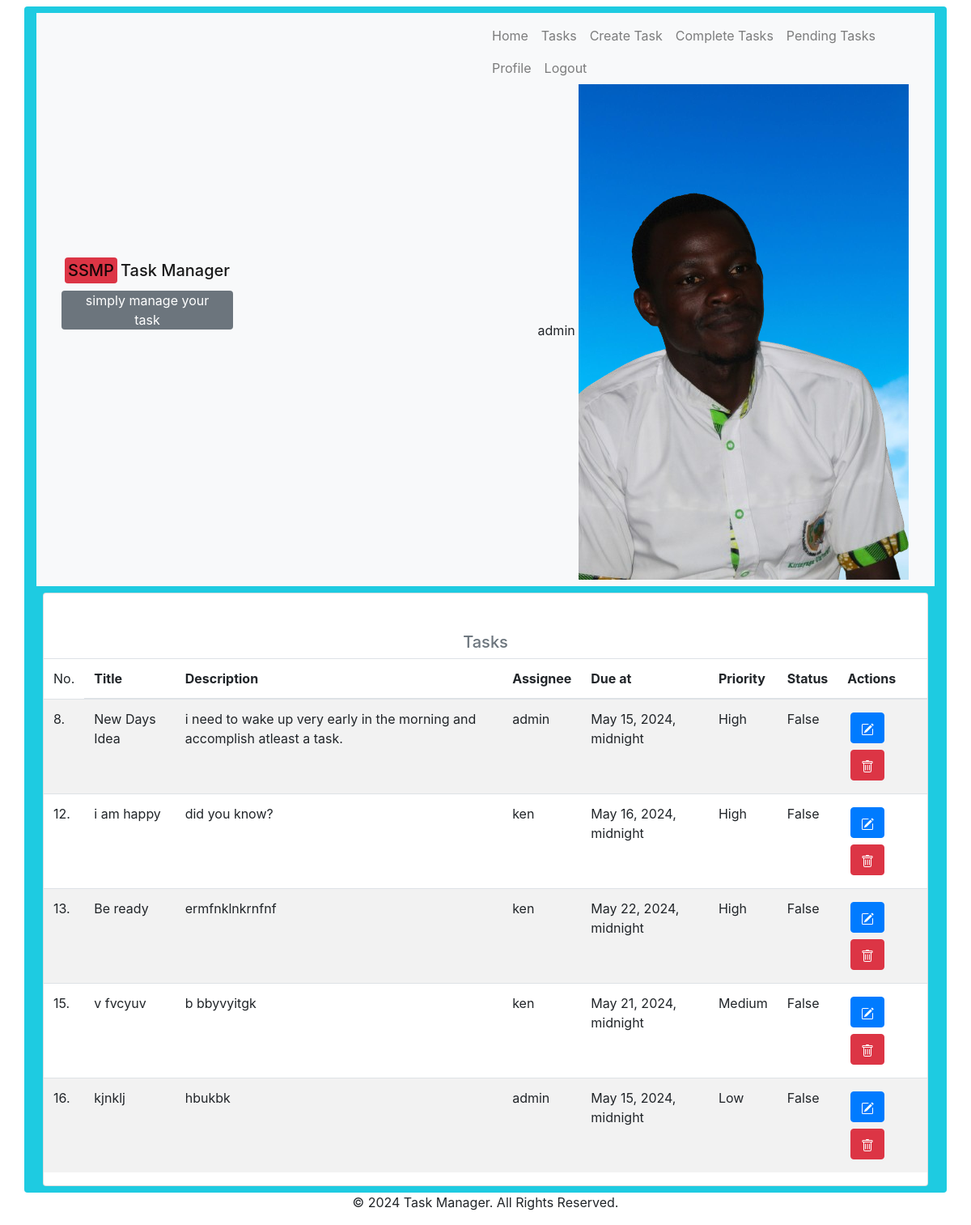
The page /server/task-list/ (signed in) on the database as committed earlier.
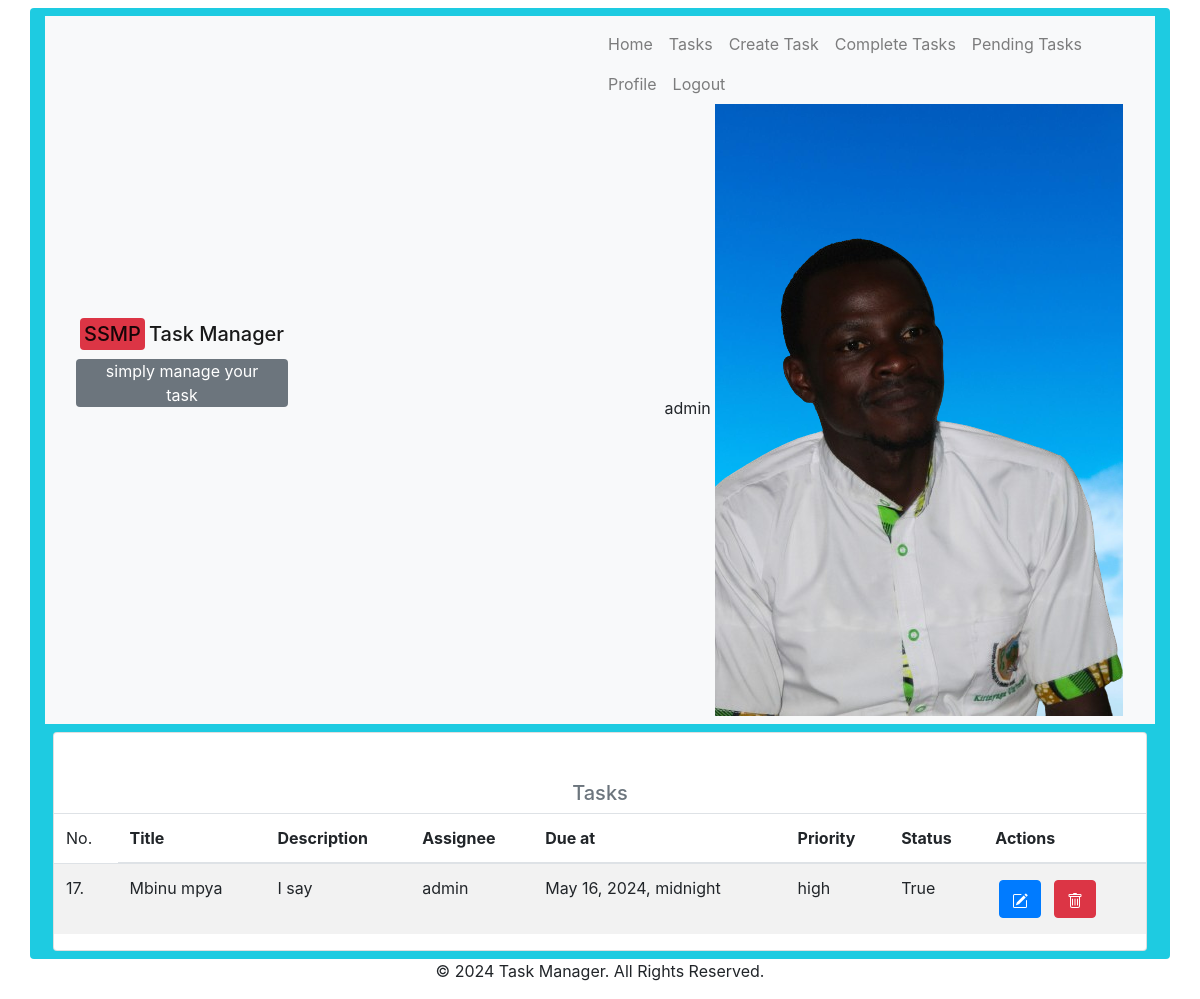
The same page on the database as committed later.
### users/models.py (models this page shows)
class user(AbstractUser):
    last_login = models.DateTimeField(auto_now=True)
    profile_picture = models.ImageField(upload_to='profile_pictures', default='default.jpg')
    phone_number = models.CharField(max_length=15, null=True)
    bio = models.TextField(null=True)
    nickname = models.CharField(max_length=20, null=True)
    def __str__(self):
        return self.username

### taskserver/models.py (models this page shows, shortened)
class Task(models.Model):
    title = models.CharField(max_length=200)
    description = models.TextField()
    due_date = models.DateTimeField()
    priority = models.CharField(max_length=20, choices=[
        ('high', 'High'),
        ('medium', 'Medium'),
        ('low', 'Low'),
    ])
    assignee = models.ForeignKey(user, on_delete=models.CASCADE)
    progress = models.IntegerField(default=0)
    completed = models.BooleanField(default=False)
    created_at = models.DateTimeField(auto_now_add=True)
    updated_at = models.DateTimeField(auto_now=True)
    file = models.FileField(upload_to='files/', blank=True, null=True)

### taskserver/views.py (the view)
# urls.py: path('task-list/', views.task_list, name='task_list'),
def task_list(request):
    tasks = Task.objects.all()
    return render(request, 'viewTasks.html', {'tasks': tasks})

### templates/viewTasks.html (shortened to what this page needs)
{% extends "base.html" %} {% block content %}
<div class="container p-2">
   {% if tasks %}
  <div class="card">
  <h5 class="text-secondary text-center pt-5">Tasks</h5>
  <table class="table table-striped" id="taskTable">
    <thead>
      <tr>
        <td>No.</td>
        <th>Title</th>
        <th>Description</th>
        <th>Assignee</th>
        <th>Due at</th>
        <th>Priority</th>
        <th>Status</th>
        <th>Actions</th>
      </tr>
    </thead>
    <tbody>
      {% for task in tasks %}
      <tr>
        <td>{{task.id}}. </td>
        <td> {{ task.title }}</td>
        <td>{{ task.description }}</td>
        <td>{{ task.assignee }}</td>
        <td>{{ task.due_date }}</td>
        <td>{{ task.priority }}</td>
        <td>{{ task.completed }}</td>
        <td class="">
          <a href="{% url 'task_update' task.id %}" class="btn btn-primary text-center m-1"
            ></a
          >
          <a href="{% url 'task_delete' task.id %}" class="btn btn-danger text-center m-1"
            ></a
          >
        </td>
      </tr>
      {% endfor %}
    </tbody>
  </table>
  {% endif %}
</div>
</div>
{% endblock %}

### templates/base.html (shortened to what this page needs)
<!DOCTYPE html>
<html lang="en">
  <head>
    {% load static %} {% block head %}
    <link
      rel="stylesheet"
      href="https://stackpath.bootstrapcdn.com/bootstrap/4.5.2/css/bootstrap.min.css"
    />
    <link
      rel="stylesheet"
      href="https://stackpath.bootstrapcdn.com/font-awesome/4.7.0/css/font-awesome.min.css"
    />
    <link
      rel="stylesheet"
      href="https://cdn.datatables.net/1.10.22/css/jquery.dataTables.min.css"
    />
    <link
      rel="stylesheet"
      href="https://cdn.datatables.net/1.10.22/css/dataTables.bootstrap4.min.css"
    />
    <link
      rel="stylesheet"
      href="https://cdn.datatables.net/responsive/2.2.6/css/responsive.dataTables.min.css"
    />
    {% endblock %}
  </head>
  <body>
    <div
      class="container pt-2 mt-2 rounded"
      style="background-color: #1ecbe1; min-height: 95vh"
    >
      <nav class="navbar navbar-expand-lg navbar-light bg-light">
        <div class="col">
        <a class="navbar-brand" href="{% url 'home' %}"><h5><span class="bg-danger rounded p-1 m-1">SSMP</span>Task Manager</h5></a>
        <P class="bg-secondary col-5 text-center rounded text-white">simply manage your task</P>
        </div>
        <div class="col">
        <div class="collapse navbar-collapse" id="navbarNav">
          <ul
            class="navbar-nav {% if user.is_authenticated %} ml-auto {% endif %}"
          >
              {% if user.is_authenticated %}
              <div class="row">
                <li class="nav-item">
                  <a class="nav-link" href="{% url 'home' %}">Home</a>
                </li>
                <li class="nav-item">
                  <a class="nav-link" href="{% url 'task_list' %}">Tasks</a>
                </li>
                <li class="nav-item">
                  <a class="nav-link" href="{% url 'task_create' %}"
                    >Create Task</a
                  >
                </li>
                <li>
                  <a class="nav-link" href="{% url 'complete_tasks'%}">Complete Tasks</a>
                </li>
                <li>
                  <a class="nav-link" href="#">Pending Tasks</a>
                </li>
                <li class="nav-item">
                  <a class="nav-link" href="#">Profile</a>
                </li>
                <li class="nav-item">
                  <a class="nav-link" href="{% url 'logout' %}">Logout</a>
                  <span>{{user.username}}</span>
                  <img src="{{user.profile_picture}}" alt="{{user.nickname}}" />
                </li>
              </div>
              {% endif %}
            </div>
        </div>
      </nav>
      {% block content %} {% endblock %}
    </div>
  </body>
  <footer>
    {% block footer %}
    <div class="container">
      <div class="row">
        <div class="col-md-12">
          <div class="text-center">
            <p>&copy; 2024 Task Manager. All Rights Reserved.</p>
          </div>
        </div>
      </div>
    </div>
    {% endblock %}
  </footer>
</html>

Rows that differ between the two databases and show on the page:
removed Task: id "8", title "New Days Idea", description "i need to wake up very early in the morning and accomplish atleast a task.", assignee "admin", due_date "May 15, 2024, midnight", priority "High", completed "False"
removed Task: id "12", title "i am happy", description "did you know?", assignee "ken", due_date "May 16, 2024, midnight", priority "High", completed "False"
removed Task: id "13", title "Be ready", description "ermfnklnkrnfnf", assignee "ken", due_date "May 22, 2024, midnight", priority "High", completed "False"
removed Task: id "15", title "v fvcyuv", description "b bbyvyitgk", assignee "ken", due_date "May 21, 2024, midnight", priority "Medium", completed "False"
removed Task: id "16", title "kjnklj", description "hbukbk", assignee "admin", due_date "May 15, 2024, midnight", priority "Low", completed "False"
added Task: id "17", title "Mbinu mpya", description "I say", assignee "admin", due_date "May 16, 2024, midnight", priority "high", completed "True"
